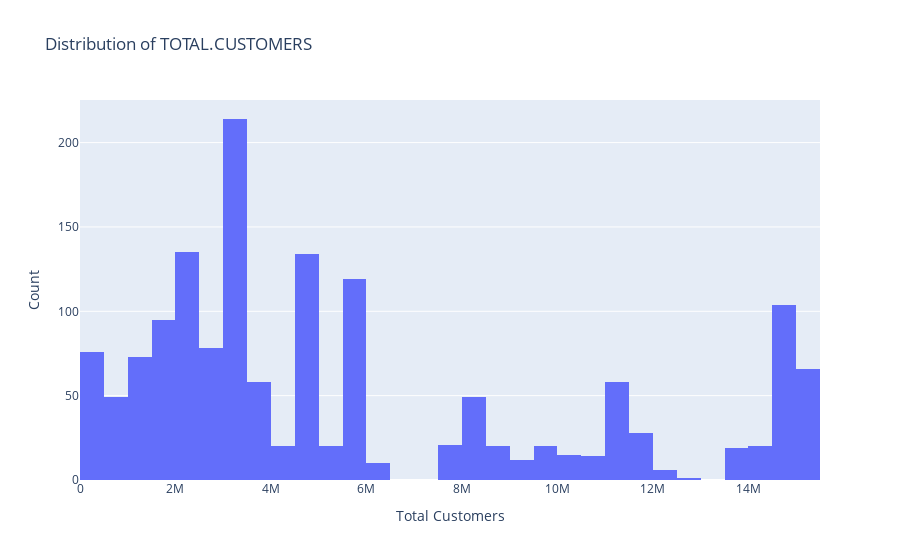

Source (notebook cell):
### Code cell
fig = px.histogram(data, x='TOTAL.CUSTOMERS', nbins=50, title='Distribution of TOTAL.CUSTOMERS')
fig.update_layout(xaxis_title='Total Customers', yaxis_title='Count', showlegend=False)
fig.show()

### Figure 1 — Plotly figure (JSON) as saved in the notebook; plotly's stock layout.template omitted (floating-point values rounded to 4 significant figures; data arrays with more than 128 entries replaced by an {"elided": "..."} marker saying what was removed)
{"data": [{"alignmentgroup": "True", "bingroup": "x", "hovertemplate": "TOTAL.CUSTOMERS=%{x}<br>count=%{y}<extra></extra>", "legendgroup": "", "marker": {"color": "#636efa", "pattern": {"shape": ""}}, "name": "", "nbinsx": 50, "offsetgroup": "", "orientation": "v", "showlegend": false, "type": "histogram", "x": {"elided": "1534 int values"}, "xaxis": "x", "yaxis": "y"}], "layout": {"barmode": "relative", "legend": {"tracegroupgap": 0}, "showlegend": false, "title": {"text": "Distribution of TOTAL.CUSTOMERS"}, "xaxis": {"anchor": "y", "domain": [0, 1], "title": {"text": "Total Customers"}}, "yaxis": {"anchor": "x", "domain": [0, 1], "title": {"text": "Count"}}}}
